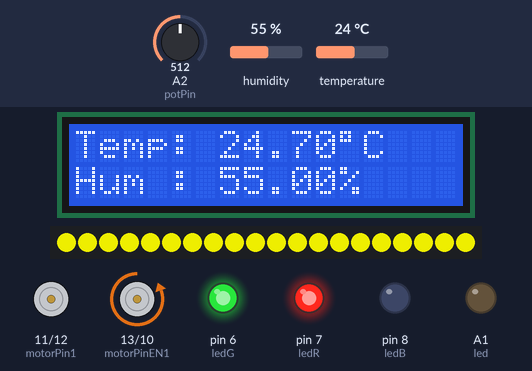
Simulated run of this sketch. Board: Arduino Uno, built with avr-gcc and run on an emulated ATmega328P. On the bench: 16×2 character LCD, 20 RGB LEDs in strip order, left to right, motor-driver pin pairs drawn as motors (green arrow = first pin HIGH = forward, orange = second pin HIGH = backward, longer = more drive), output pins drawn as LEDs (lit = HIGH). The inputs (shaded band) are chosen by the test bench; at power-on: A2 (potPin) = 512, humidity 55 %, temperature 24 °C. What the sketch prints to the serial monitor is not drawn.

Above: at 1.2 s.
1.3 s: A2 (potPin) set to 529
At 3.1 s:
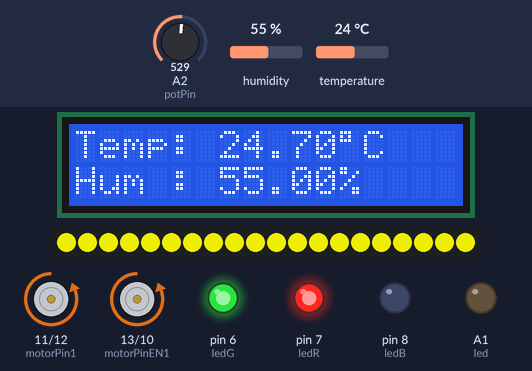
3.7 s: A2 (potPin) set to 0
At 5.4 s:
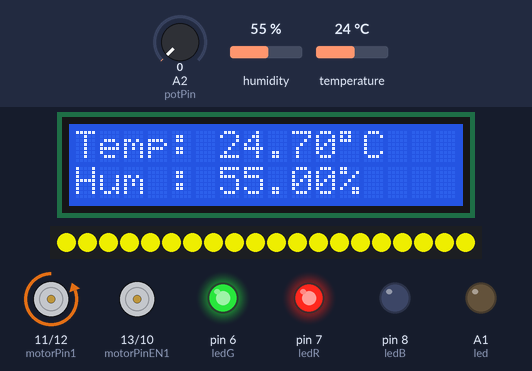
5.8 s: humidity set to 22 %
At 7.6 s:
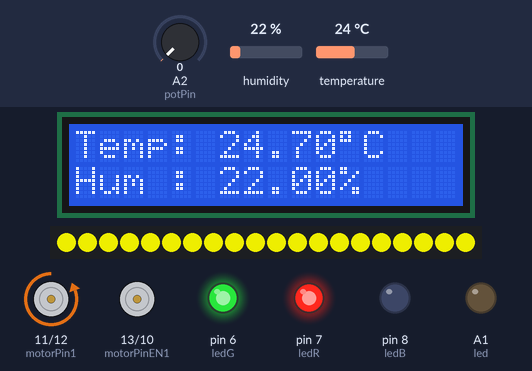
7.9 s: humidity set to 40 %
At 9.8 s:
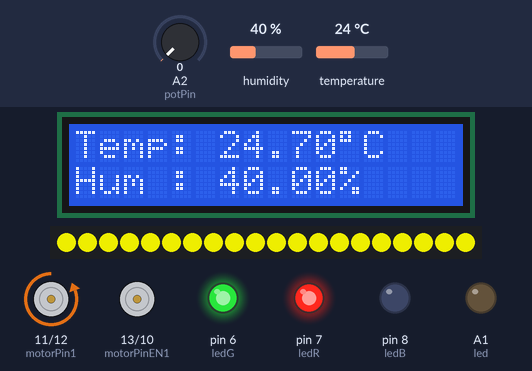
10.1 s: humidity set to 68 %
At 12.1 s:
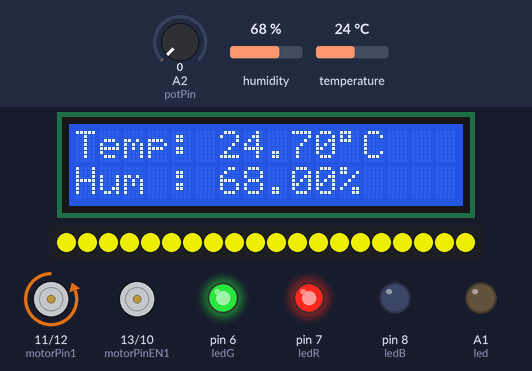
Timing chart, 0 to 13.2 s (numbered marks = the images above; inputs shaded):
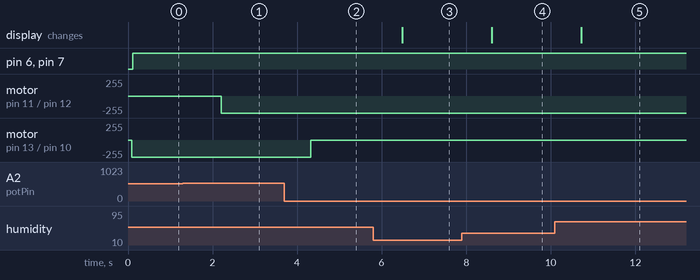

The sketch:

UAS.ino
```cpp
#include <DHT.h>
#include <LiquidCrystal_I2C.h>
#include <Adafruit_NeoPixel.h>

#define DHTPIN 2
#define DHTTYPE DHT11
#define motorPin1 11
#define motorPinEN1 13
#define motorPin2 12
#define motorPinEN2 10
#define ledR 7
#define ledG 6
#define ledB 8
#define led A1
#define potPin A2

LiquidCrystal_I2C lcd(0x27, 16, 2);
DHT dht(DHTPIN, DHTTYPE);

Adafruit_NeoPixel pixels(20, 4, NEO_GRB + NEO_KHZ800);

double temp, hum;
int potValue, motorSpeed;

void setup() {
  Serial.begin(115200);
  dht.begin();
  lcd.init();
  lcd.backlight();
  pinMode(motorPin1, OUTPUT);
  pinMode(motorPinEN1, OUTPUT);
  pinMode(motorPin2, OUTPUT);
  pinMode(motorPinEN2, OUTPUT);
  pinMode(potPin, INPUT);
  pinMode(ledR, OUTPUT);
  pinMode(ledG, OUTPUT);
  pinMode(ledB, OUTPUT);
  pinMode(led, OUTPUT);
  pixels.begin();
  digitalWrite(led, 0);
  pixels.clear();
}

void loop() {
  hum =  dht.readHumidity();
  temp =  dht.readTemperature();
  temp = 24.7;
  potValue = analogRead(potPin);
  motorSpeed = map(potValue, 0, 1023, 0, 255);
  Serial.println(motorSpeed);

  if (motorSpeed > 0){
    digitalWrite(motorPinEN2, 1);
    analogWrite(motorPin2, motorSpeed);
  } else {
    digitalWrite(motorPinEN2, 0);
  }

  lcd.clear();
  lcd.setCursor(0, 0);
  lcd.print("Temp: " + String(temp));
  lcd.write(byte(223));
  lcd.print("C");
  lcd.setCursor(0, 1);
  lcd.print("Hum : " + String(hum) + "%");

  if(temp < 25){
    digitalWrite(ledR, 1);
    digitalWrite(ledG, 1);
    digitalWrite(ledB, 0);
    ledPixel(true);
  } else if (temp > 27){
    digitalWrite(motorPinEN1, 1);
    analogWrite(motorPin1, 200);
    digitalWrite(ledR, 0);
    digitalWrite(ledG, 1);
    digitalWrite(ledB, 1);
    ledPixel(false);
  } else {
    digitalWrite(motorPinEN1, 0);
    digitalWrite(ledR, 1);
    digitalWrite(ledG, 0);
    digitalWrite(ledB, 1);
    ledPixel(false);
  }

  delay(1000);
}

void ledPixel(bool status){
  if (status) {
    for(int i=0; i<20; i++) {
      pixels.setPixelColor(i, pixels.Color(200, 200, 0));
      pixels.show();
    }
  } else {
    for(int i=0; i<20; i++) {
      pixels.setPixelColor(i, pixels.Color(0, 0, 0));
      pixels.show();
    }
  }
}
```

Measured:
- the behaviour switches between 513 and 514 on A2 (potPin) (found by bisection; images 0 and 1)
- after the input at 1.3 s, motor on pin 11 (motorPin1) / pin 12 (motorPin2): stopped → backward 255/255 after 0.91 s
- after the input at 3.7 s, motor on pin 13 (motorPinEN1) / pin 10 (motorPinEN2): backward 255/255 → stopped after 0.62 s
- after the input at 5.8 s, the display: changes after 0.69 s (image 3)
- after the input at 7.9 s, the display: changes after 0.71 s (image 4)
- after the input at 10.1 s, the display: changes after 0.63 s (image 5)
